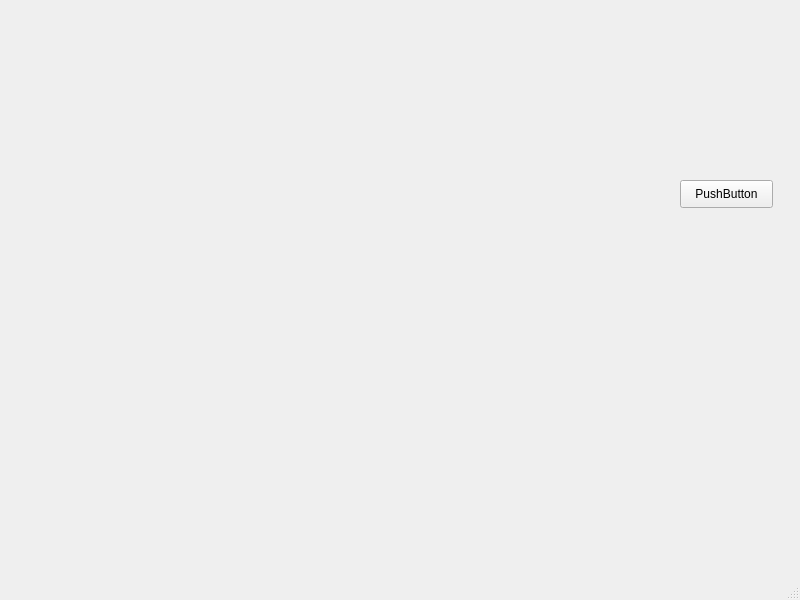
<?xml version="1.0" encoding="UTF-8"?>
<ui version="4.0">
 <class>MainWindow</class>
 <widget class="QMainWindow" name="MainWindow">
  <property name="geometry">
   <rect>
    <x>0</x>
    <y>0</y>
    <width>800</width>
    <height>600</height>
   </rect>
  </property>
  <property name="windowTitle">
   <string>MainWindow</string>
  </property>
  <widget class="QWidget" name="centralwidget">
   <widget class="QPushButton" name="pushButton">
    <property name="geometry">
     <rect>
      <x>680</x>
      <y>180</y>
      <width>93</width>
      <height>28</height>
     </rect>
    </property>
    <property name="text">
     <string>PushButton</string>
    </property>
   </widget>
  </widget>
  <widget class="QMenuBar" name="menubar">
   <property name="geometry">
    <rect>
     <x>0</x>
     <y>0</y>
     <width>800</width>
     <height>26</height>
    </rect>
   </property>
  </widget>
  <widget class="QStatusBar" name="statusbar"/>
 </widget>
 <resources/>
 <connections/>
</ui>
